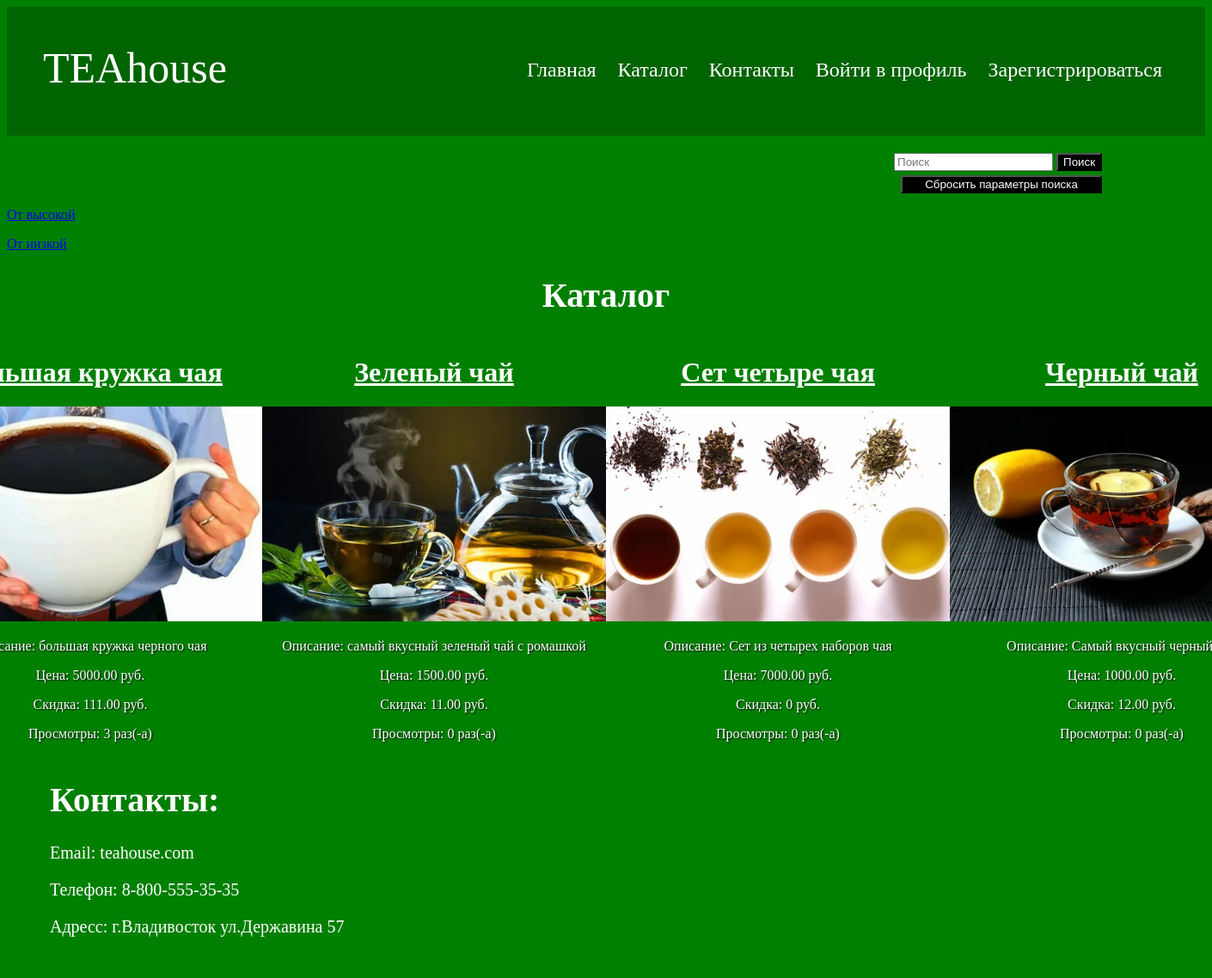
/products/, run on an earlier commit of the app's database.
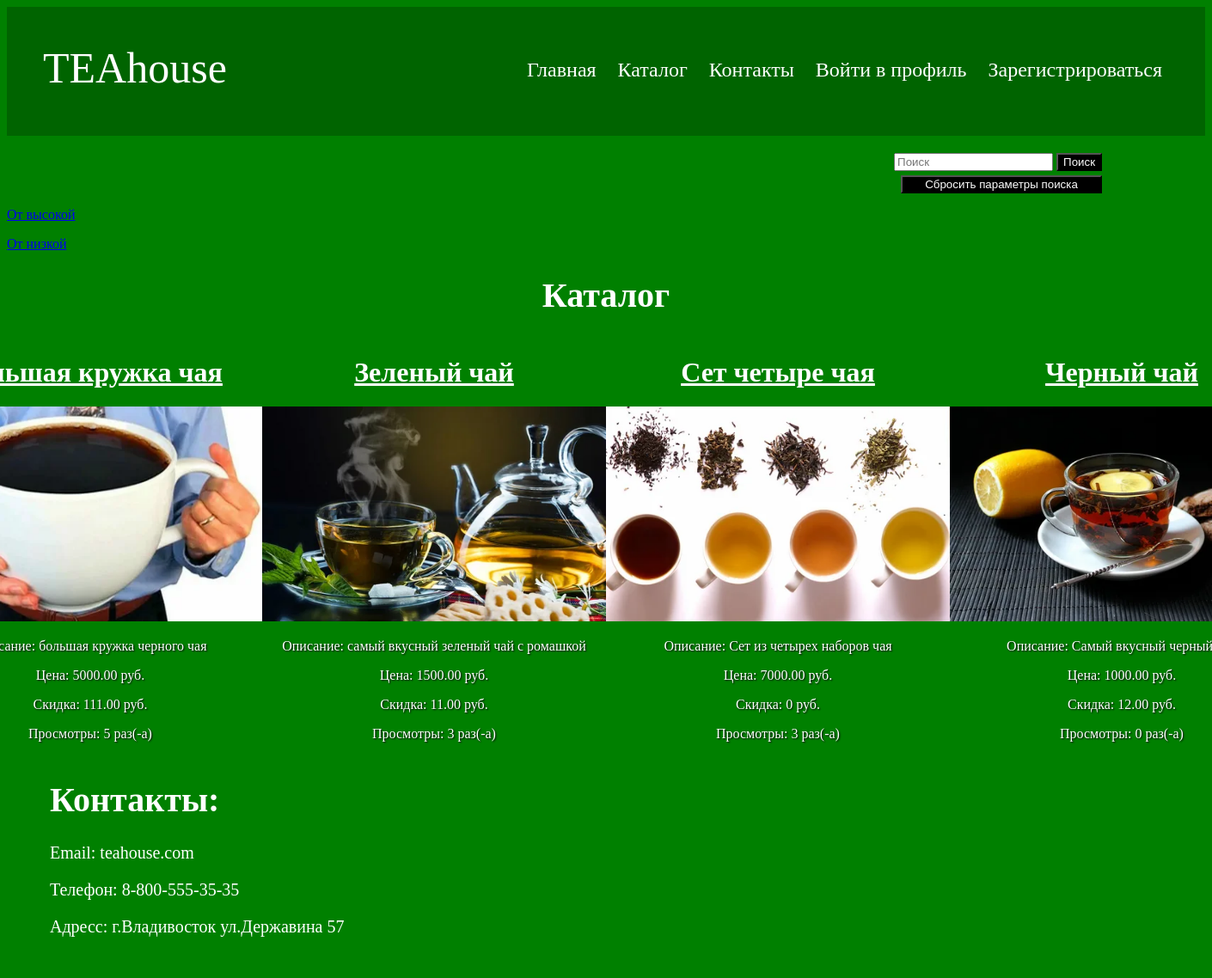
And on a later commit of the database.
### shopapp/models.py (models this page shows)
class Product(models.Model):
    class Meta:
        ordering = ["name", "price"]
    name = models.CharField(max_length=100)
    description = models.TextField(null=False, blank=True)
    price = models.DecimalField(default=0, max_digits=8, decimal_places=2)
    discount = models.DecimalField(default=0, max_digits=8, decimal_places=2)
    created_at = models.DateTimeField(auto_now_add=True)
    views_count = models.DecimalField(default=0, max_digits=8, decimal_places=0)
    preview = models.ImageField(null=True, blank=True, upload_to=product_preview_directory_path)

### shopapp/views.py (the view)
# urls.py: path("products/", ProductsListView.as_view(), name="products-list"),
class ProductsListView(ListView):
    template_name = "shopapp/products-list.html"
    context_object_name = "products"
    queryset = Product.objects.all()

### shopapp/templates/shopapp/products-list.html (shortened to what this page needs)
{% extends 'shopapp/base.html' %}
{% block body %}
    <div style="text-align: right; padding-right: 120px; padding-top: 20px;">
        <form action="{% url 'shopapp:search' %}" method="GET">
            <input type="search" type="text" name="q" placeholder="Поиск">
            <button style="text-shadow: 1px 1px 2px black; color: white; background-color: black;" type="submit">Поиск</button>
            <br>
            <button style="margin-top: 5px; width: 234px; text-shadow: 1px 1px 2px black; color: white; background-color: black;" type="submit">Сбросить параметры поиска</button>
        </form>
    </div>
    <p><a href="{% url 'shopapp:product-sorth' %}">От высокой </a></p>
    <p><a href="{% url 'shopapp:product-sortl' %}">От низкой </a></p>
    <h1 style="text-align: center; color: white; font-size: 40px;">Каталог </h1>
     {% if products %}
        <div  style="display: flex; justify-content: center;">
            {% for product in products %}
                <div style="color: white; text-align: center;">
                    <h1><a style="text-decoration: underline; color: white;" href="{% url 'shopapp:product_details' pk=product.pk %}">{{ product.name }}</a></h1>
                    <div>
                        {% if product.preview %}
                          <img style="width: 400px; height: 250px" src="{{ product.preview.url }}" alt="{{ product.preview.name }}">
                        {% endif %}
                    </div>
                    <p style="text-shadow: 1px 1px 2px black;">Описание: {{ product.description }}</p>
                    <p style="text-shadow: 1px 1px 2px black;">Цена: {{ product.price }} руб.</p>
                    <p style="text-shadow: 1px 1px 2px black;">Скидка: {% firstof product.discount '0' %} руб.</p>
                    <p style="text-shadow: 1px 1px 2px black;">Просмотры: {{ product.views_count }} раз(-a)</p>
                </div>
            {% endfor %}
        </div>
    {% else %}
        <h3>Тут пока ничего нет :(</h3>
    {% endif %}
{% endblock %}

What changed in the data, as far as the page shows it:
changed Product "Большая кружка чая": views_count "3" → "5"
changed Product "Зеленый чай": views_count "0" → "3"
changed Product "Сет четыре чая": views_count "0" → "3"
